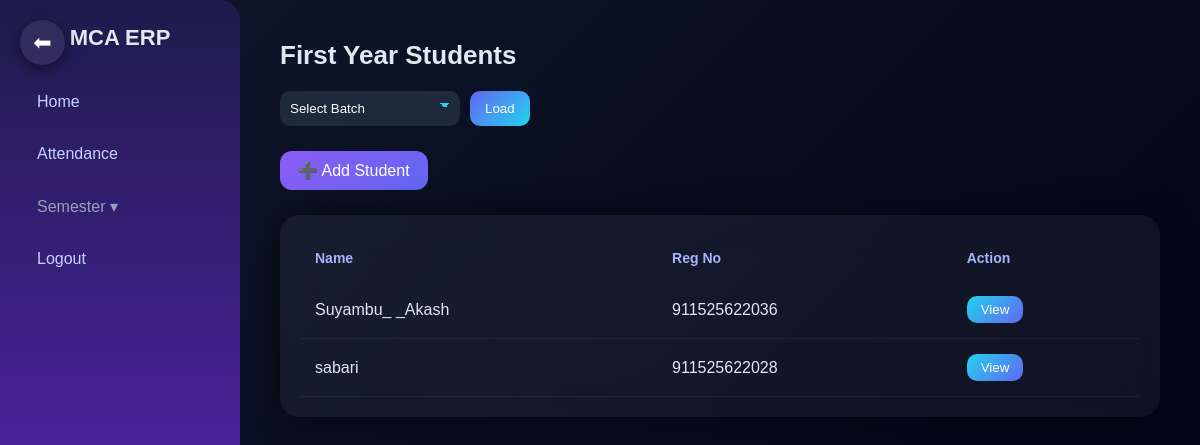
The page /first_year (signed in) on the database its author committed.
### tables this page shows
CREATE TABLE students (
            id INTEGER PRIMARY KEY,
            name TEXT,
            regno TEXT,
            admission TEXT,
            year TEXT,
            dept TEXT,
            phone TEXT,
            parent TEXT,
            address TEXT,
            assignment TEXT,
            batch TEXT
        );

### app.py (the view)
@app.route('/first_year', methods=['GET', 'POST'])
def first_year():
    role = session.get("role")   # 🔥 ADD THIS
    batch = request.form.get('first_year')
    conn = sqlite3.connect("users.db")
    cur = conn.cursor()
    if batch:
        cur.execute(
            "SELECT * FROM students WHERE year=? AND batch=?",
            ("1", batch)
        )
    else:
        cur.execute("SELECT * FROM students WHERE year=?", ("1",))
    students = cur.fetchall()
    conn.close()
    return render_template(
        "first_year.html",
        students=students,
        role=role   # 🔥 PASS HERE
    )

### app.py (called while the page is built)
@app.context_processor
def inject_user():
    return dict(role=session.get("role"))

@app.context_processor
def inject_data():
    return dict(show_result=show_result)

### templates/first_year.html (shortened to what this page needs)
{% extends "base.html" %}
{% block content %}
<h2>First Year Students</h2>
<form method="POST" class="top-form">
<select name="first_year" required>
<option value="">Select Batch</option>
</select>
<button>Load</button>
</form>
<a href="/add_student_page?year=1" class="add-btn">➕ Add Student</a>
{% if students %}
<div class="glass-card">
<table>
<tr>
    <th>Name</th>
    <th>Reg No</th>
    <th>Action</th>
</tr>
{% for s in students %}
<tr>
    <td>{{ s[1] }}</td>
    <td>{{ s[2] }}</td>
    <td>
        <button class="view-btn" onclick="toggleDetails('d{{ s[0] }}')">View</button>
    </td>
</tr>
{% endfor %}
</table>
</div>
{% else %}
<p class="empty">No students found</p>
{% endif %}
{% endblock %}

### static/css/style.css (style rules this page uses)
* { margin: 0; padding: 0; box-sizing: border-box; }
body { font-family: 'Poppins', sans-serif; background: linear-gradient(135deg, #0f172a, #020617); color: #e2e8f0; }
h2 { font-size: 26px; margin-bottom: 20px; }
.top-form { display: flex; gap: 10px; margin-bottom: 15px; }
.top-form select { padding: 10px; border-radius: 10px; border: none; background: #1e293b; color: white; min-width: 180px; appearance: none; outline: none; }
.top-form select { background-image: linear-gradient(45deg, transparent 50%, #22d3ee 50%), linear-gradient(135deg, #22d3ee 50%, transparent 50%); background-position: calc(100% - 15px) calc(50% - 3px), calc(100% - 10px) calc(50% - 3px); background-size: 5px 5px, 5px 5px; background-repeat: no-repeat; padding-right: 30px; }
.top-form button { padding: 10px 15px; border-radius: 10px; border: none; background: linear-gradient(135deg, #6366f1, #22d3ee); color: white; cursor: pointer; }
.add-btn { display: inline-block; margin-top: 10px; padding: 10px 18px; border-radius: 12px; background: linear-gradient(135deg, #8b5cf6, #6366f1); color: white; text-decoration: none; font-weight: 500; transition: 0.3s; }
.glass-card { margin-top: 25px; padding: 20px; border-radius: 20px; background: rgba(255,255,255,0.05); backdrop-filter: blur(20px); box-shadow: 0 0 30px rgba(0,0,0,0.6); }
table { width: 100%; border-collapse: collapse; }
th { text-align: left; padding: 15px; font-size: 14px; color: #a5b4fc; }
td { padding: 15px; border-bottom: 1px solid rgba(255,255,255,0.05); }
.view-btn { padding: 6px 14px; border-radius: 10px; border: none; background: linear-gradient(135deg, #22d3ee, #6366f1); color: white; cursor: pointer; }

### rows shown on the page
students: name "Suyambu_ _Akash", regno "911525622036"
students: name "sabari", regno "911525622028"
